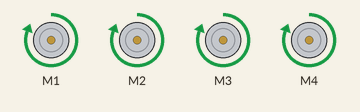
The sketch below on a simulated Arduino Uno, built with avr-gcc and run on an emulated ATmega328P. Parts: 4 × DC motor (green arrow = forward, orange = backward, longer = faster). What the sketch prints to the serial monitor is not drawn.

Above: at 0.1 s.
Timing chart, 0 to 1.6 s (numbered marks = the images above):
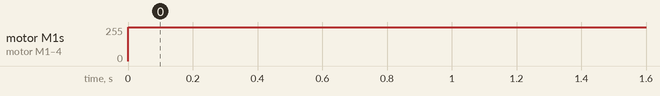

Measured:
- by itself, motor M1–4: stopped → forward 255/255 at 0.00 s

The sketch:

MotorCode.ino
```cpp
#include <AFMotor.h>

AF_DCMotor motor1(1);
AF_DCMotor motor2(2);
AF_DCMotor motor3(3);
AF_DCMotor motor4(4);

void setup() {
  Serial.begin(9600);
  Serial.println("Vehicle Started");
}

void loop() {
  // Run all motors forward
  motor1.setSpeed(speed(100));
  motor2.setSpeed(speed(100));
  motor3.setSpeed(speed(100));
  motor4.setSpeed(speed(100));

  motor1.run(FORWARD);
  motor2.run(FORWARD);
  motor3.run(FORWARD);
  motor4.run(FORWARD);

  // Delay for a while
  delay(2000);

  // Brake all motors
  //motor1.run(RELEASE);
  //motor2.run(RELEASE);
  //motor3.run(RELEASE);
  //motor4.run(RELEASE);

  // Delay for a while
  delay(2000);
}

int speed(int percent)
{
  return map(percent, 0, 100, 0,255);
}
```
